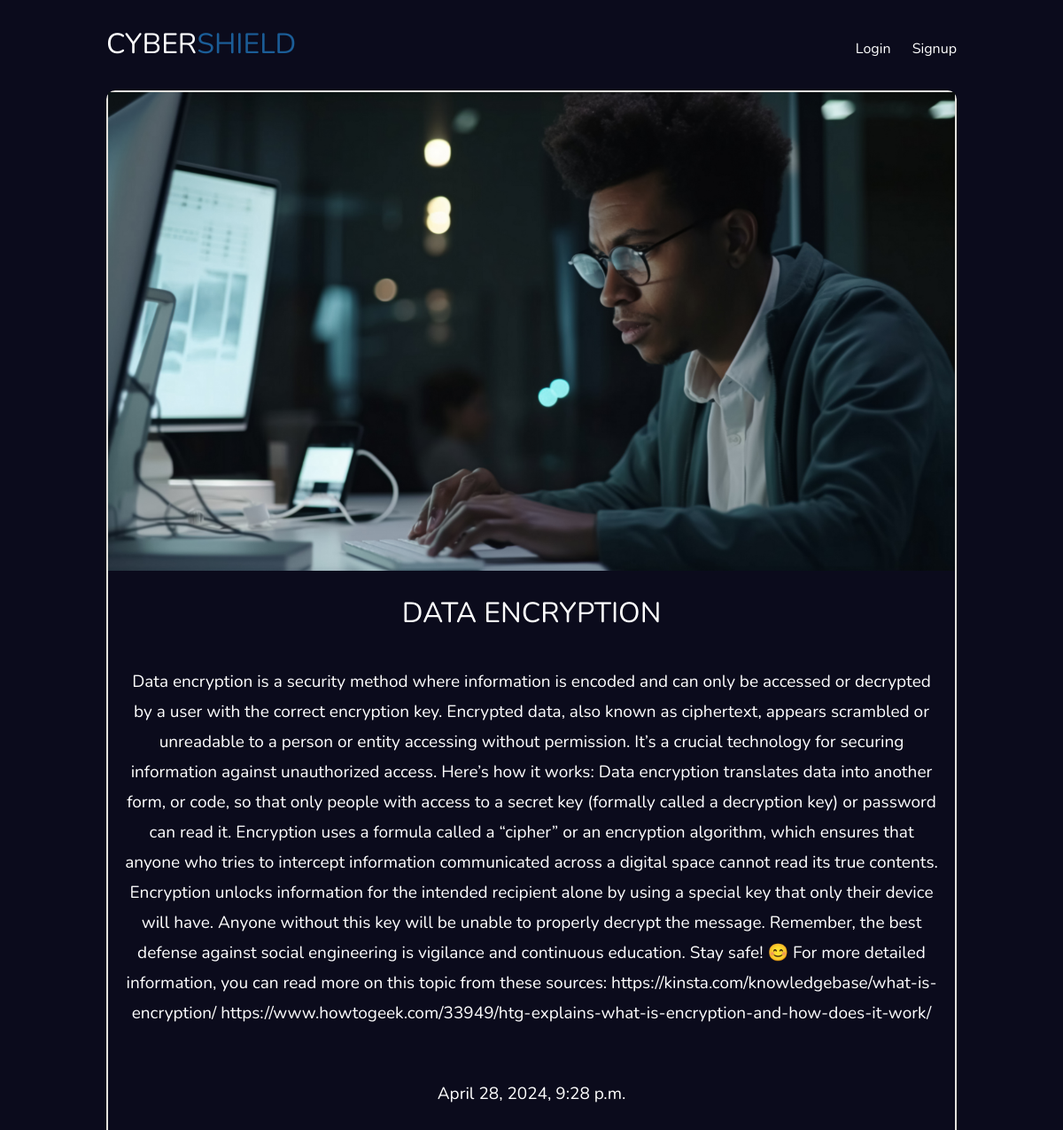
The page /articles/data-encryption/ on the database its author committed.
### articles/models.py (models this page shows, shortened)
class Article(models.Model):
    title = models.CharField(max_length=100)
    slug = models.SlugField()
    body = models.TextField()
    date = models.DateTimeField(auto_now_add=True)
    thumb = models.ImageField(default='default.png', blank=True)
    author = models.ForeignKey(User, on_delete=models.CASCADE, default=None)  # Add on_delete argument

### articles/views.py (the view)
# urls.py: path('<slug:slug>/', views.article_detail, name="detail")
def article_detail(request, slug):
    article = Article.objects.get(slug=slug)
    return render(request,'articles/article_detail.html',{'article': article})

### articles/templates/articles/article_detail.html
{% extends 'base_layout.html' %}
{% block content %}
<div class="article-detail">
    <div class="article">
        <img src="{{ article.thumb.url }}" alt="">
        <h2>{{ article.title }}</h2>
        <p>{{ article.body }}</p>
        <p>{{ article.date }}</p>
    </div>
</div>
{% endblock %}

### assets/styles.css (style rules this page uses)
body { background-color: #0b0b1c; background-repeat: no-repeat; color: #fff; }
* { font-family: nunito; }
h1,h2,h3,h4,h5 { font-weight:normal; margin: 0; }
.article { padding: 10px; border: 2px solid rgb(228, 226, 221); position:relative; padding-bottom:40px; border-radius: 10px; }
.article h2 { font-size:1.2em; text-align: center; }
.article p { text-align: center; font-size: 19px; line-height: 34px; padding: 2%; }
.article-detail .article { padding: 0; }
.article-detail .article img { max-width:100%; }
.article-detail .article h2 { text-align: center; margin: 20px auto; font-size: 2em; }

### rows shown on the page
Article: thumb (picture), title "DATA ENCRYPTION", body "Data encryption is a security method where information is encoded and can only be accessed or decrypted by a user with the correct encryption key. Encrypted data, also known as ciphertext, appears scrambled or unreadable to a person or entity accessing without permission. It’s a crucial technology for securing information against unauthorized access. Here’s how it works: Data encryption translates data into another form, or code, so that only people with access to a secret key (formally called a decryption key) or password can read it. Encryption uses a formula called a “cipher” or an encryption algorithm, which ensures that anyone who tries to intercept information communicated across a…", date "April 28, 2024, 9:28 p.m."
